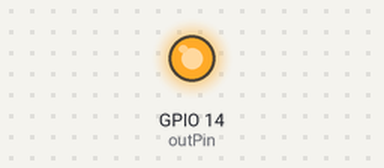
This program was run on a simulated Raspberry Pi (BCM pin numbers). Shown: output pins drawn as LEDs (lit = HIGH). At 12.0 s the program stops and its outputs stay as they are.

Above: at 1.0 s.
At 3.0 s:
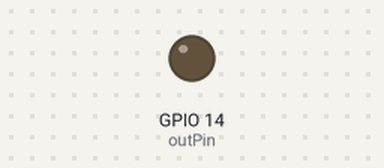
Timing chart, 0 to 5.2 s (numbered marks = the images above):
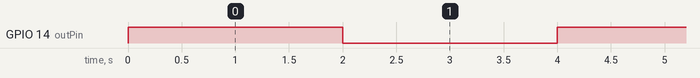

The program:

led01.py
```python
# coding: UTF-8

import RPi.GPIO as GPIO
import time

# 変数宣言
i = 0
outPin = 14
sleepTime = 2

# GPIO初期化
GPIO.setmode(GPIO.BCM)          # ポート指定をGPIOのIDで行う
GPIO.setup(outPin, GPIO.OUT)    # 使用するGPIOを初期化する （今回は14番のGPIO）

# メインループ ３回繰り返す
while i <3:
    GPIO.output(outPin, True)       # GPIOを出力（LED点灯）
    time.sleep(sleepTime)           # 指定時間待機（今回は２秒）
    GPIO.output(outPin, False)      # GPIOを出力（LED消灯）
    time.sleep(sleepTime)
    i +=1
GPIO.cleanup()
```

Measured:
- by itself, GPIO 14 (outPin): alternates HIGH for 2.0 s and LOW for 2.0 s, 6 changes in all, then stays LOW
